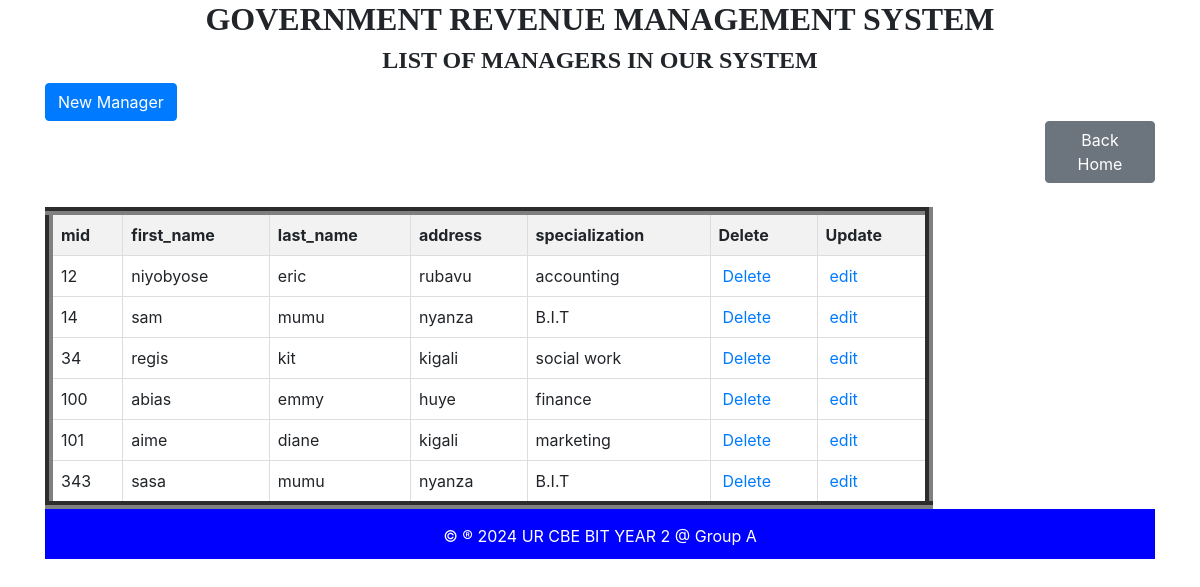
Screenshot of /manager_table.php with the database file from the repository.
### tables this page shows
CREATE TABLE `manager` (
  `mid` int(11) NOT NULL,
  `first_name` varchar(150) NOT NULL,
  `last_name` varchar(150) NOT NULL,
  `address` varchar(100) NOT NULL,
  `specialization` varchar(100) NOT NULL
);

### manager_table.php (the view, shortened to what this page needs)
<!DOCTYPE html>
<html>
<head>
    <link href="https://stackpath.bootstrapcdn.com/bootstrap/4.5.2/css/bootstrap.min.css" rel="stylesheet">
</head>
<body>
    <div class="container">
        <h2 style="text-align: center; font-family: century; font-weight: bold;">GOVERNMENT REVENUE MANAGEMENT SYSTEM</h2>
        <h4 style="text-align: center; font-family: century; font-weight: bold;">LIST OF MANAGERS IN OUR SYSTEM</h4>
        <a href="manager_form.html" class="btn btn-primary" style="margin-top: 0px;">New Manager</a>
        <a href="home.html" class="btn btn-secondary" style="margin-left: 1000px;">Back Home</a>
        <table class="table table-bordered">
            <thead class="bg-warning">
<?php
include "dbconnection.php";
$sql = "SELECT * FROM manager";
$result = $connection->query($sql);
?>
<!DOCTYPE html>
<html>
<head>
</head>
<body>
    <table border="5">
        <table border="8">
        <tr>
            <th>mid</th>
            <th>first_name</th>
            <th>last_name</th>
            <th>address</th>
            <th>specialization</th>
            <th>Delete</th>
            <th>Update</th>
        </tr>
        <?php
        if ($result->num_rows > 0) {
            while ($row = $result->fetch_assoc()) {
                echo "<tr>
                    <td>" . $row['mid'] . "</td>
                    <td>" . $row['first_name'] . "</td>
                    <td>" . $row['last_name'] . "</td>
                    <td>" . $row['address'] . "</td>
                    <td>" . $row['specialization'] . "</td>
                    <td><a style='padding:4px' href='manager_delete.php?mid={$row['mid']}'>Delete</a></td>
                    <td><a style='padding:4px' href='manager_edit.php?mid={$row['mid']}'>edit</a></td>
                </tr>";
            }
        } else {
            echo "<tr><td colspan='8'>No data found</td></tr>";
        }
        ?>
    </table>
</body>
</html>
<footer>
            <p>&copy &reg 2024 UR CBE BIT YEAR 2 @ Group A</p>
        </center></footer>
    </body>
    </html>

### manager_table.php (style rules this page uses)
table { width: 80%; border-collapse: collapse; }
th, td { border: 1px solid #ddd; padding: 8px; text-align: left; }
th { background-color: #f2f2f2; }
footer { height: 50px; text-align: center; padding: 15px; color: white; background-color: blue; }

### rows the page displays
manager: mid "12", first_name "niyobyose", last_name "eric", address "rubavu", specialization "accounting"
manager: mid "14", first_name "sam", last_name "mumu", address "nyanza", specialization "B.I.T"
manager: mid "34", first_name "regis", last_name "kit", address "kigali", specialization "social work"
manager: mid "100", first_name "abias", last_name "emmy", address "huye", specialization "finance"
manager: mid "101", first_name "aime", last_name "diane", address "kigali", specialization "marketing"
manager: mid "343", first_name "sasa", last_name "mumu", address "nyanza", specialization "B.I.T"
